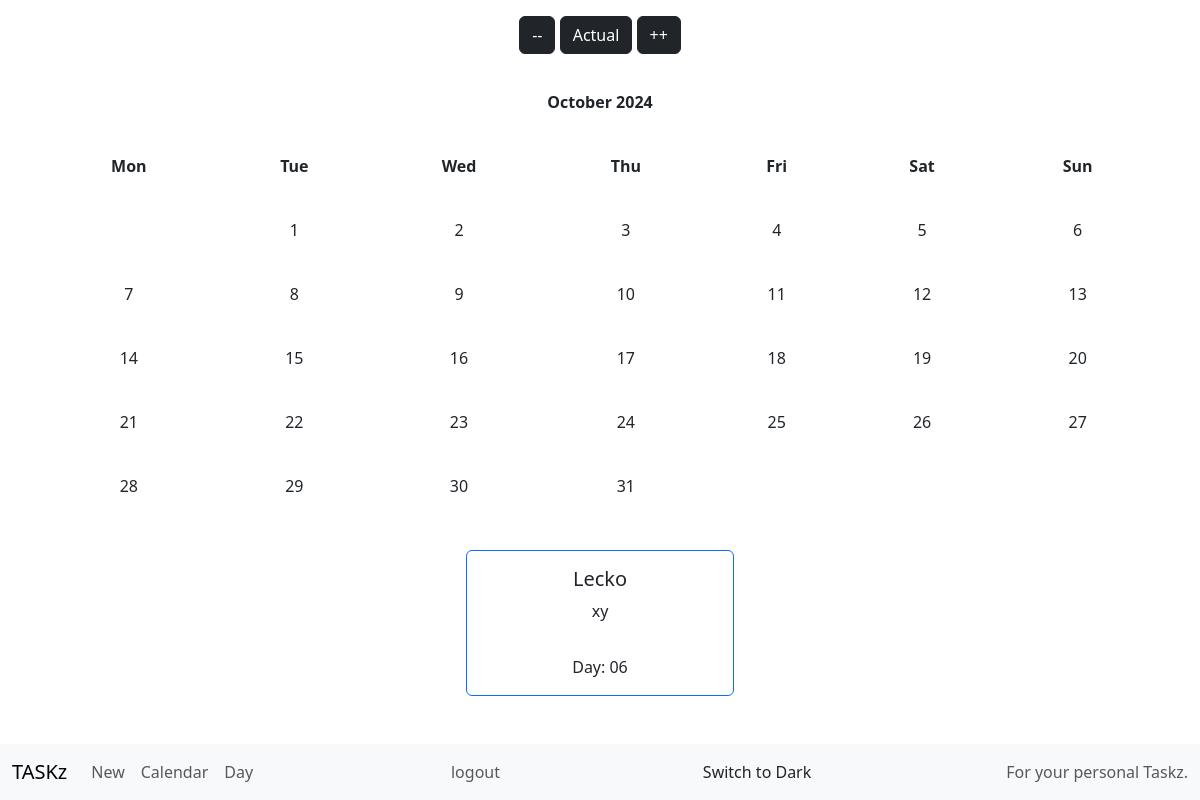
Screenshot of /cal (signed in) with the database file from the repository.
### tables this page shows
CREATE TABLE taskz (
                        id INTEGER PRIMARY KEY AUTOINCREMENT, 
                        user INTEGER NOT NULL, 
                        title TEXT NOT NULL, 
                        text TEXT,
                        created TIMESTAMP DEFAULT CURRENT_TIMESTAMP, 
                        date TIMESTAMP, 
                        checked INTEGER DEFAULT 0, 
                        FOREIGN KEY(user) REFERENCES users(id));

### app.py (the view)
@app.route("/cal", methods=["GET", "POST"])
@login_required
def cal():
    this_year = datetime.now().year
    this_month = datetime.now().month
    year = request.args.get("year", default = this_year, type = int)
    month = request.args.get("month", default = this_month, type = int)
    cal = calendar.HTMLCalendar().formatmonth(year, month)
    prev_month = month - 1 if month > 1 else 12
    prev_year = year if month > 1 else year - 1
    next_month = month + 1 if month < 12 else 1
    next_year = year if month < 12 else year + 1
    taskz = get_taskz(session["user"])
    return render("calendar.html", taskz=taskz, calendar=cal, year=year, month=month,
                  prev_year=prev_year, prev_month = prev_month,
                  next_year=next_year, next_month=next_month,
                  this_year=this_year, this_month=this_month)

### functions.py (called while the page is built)
def login_required(f):
    @wraps(f)
    def decorated_function(*args, **kwargs):
        if session.get("user") is None:
            return redirect("/login")
        return f(*args, **kwargs)
    return decorated_function

def get_taskz(user_id):
    try:
        con = sql.connect(DB, detect_types=sql.PARSE_DECLTYPES)
        try:
            con.row_factory = sql.Row
            cur = con.cursor()
            cur.execute("SELECT * FROM taskz WHERE user = ?", (user_id,))
            taskz = cur.fetchall()
        finally:
            con.close()
    except:
        return
    return taskz

### templates/calendar.html
{% extends "layout.html" %} {% block title %} - Calendar {% endblock %} {% block
    main %}
     <div class="container mt-3 mb-3 text-center">
        <a href="?year={{ prev_year }}&month={{ prev_month }}" class="btn btn-dark"> -- </a>
        <a href="{{ url_for('cal') }}" class="btn btn-dark">Actual</a>
        <a href="?year={{ next_year }}&month={{ next_month }}" class="btn btn-dark"> ++ </a>
     </div>
     <div class="container mt-3 cal">
        {{ calendar | safe }}
    </div>
    <div class="container-fluid text-center mt-3">
        {% if taskz %}
          <div class="row justify-content-center">
            {% for task in taskz if task.date.year == year and task.date.month == month and task.checked == 0 %}
            <div class="col-12 col-xxl-2 col-xl-3 col-lg-4 col-md-6 p-3">
              <div class="card border-primary">
                <div class="card-body">
                  <h5 class="card-title">{{ task.title }}</h5>
                  <p class="card-text" style="white-space: pre-line">{{ task.text }}</p>
                </div>
                <div class="card-body">
                  Day: {{ task.date.strftime("%d") }}
                </div>
              </div>
            </div>
            {% else %}
            <h1>No Taskz this month.</h1>
            {% endfor %}
          </div>
    {% else %}
    <h1>No Taskz at all.</h1>
    {% endif %}
    </div>
    {% endblock %}

### static/stylesheets/style.css (style rules this page uses)
body { padding-bottom: 56px; }
.cal table { width: 100%; height: 100%; border-collapse: collapse; }
.cal th, .cal td { padding: 20px; text-align: center; }

### rows the page displays
taskz: title "Lecko", text "xy", date "06"

### other values shown
{{ calendar | safe }} "October 2024 Mon Tue Wed Thu Fri Sat Sun 1 2 3 4 5 6 7 8 9 10 11 12 13 14 15 16 17 18 19 20 21 22 23 24 25 26 27 28 29 30 31"
